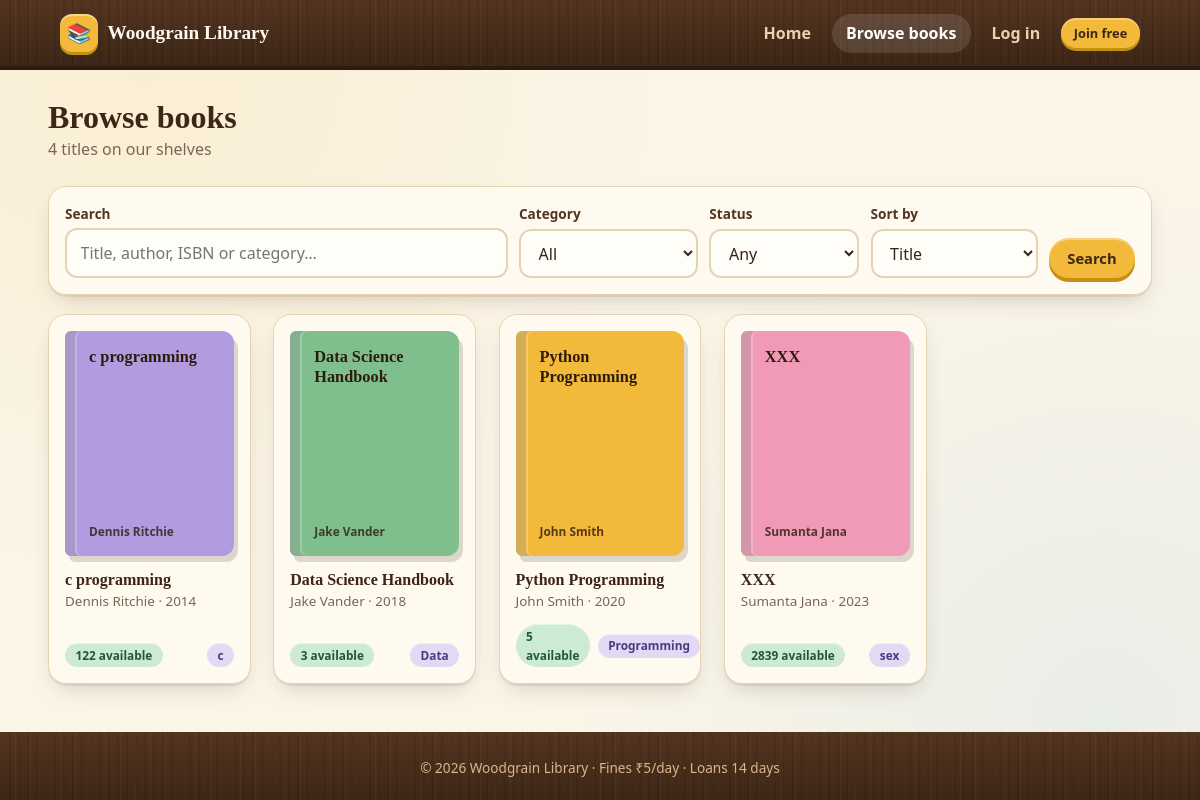
/books, run on the app's committed database.
### tables this page shows
CREATE TABLE books (
                book_id          INTEGER PRIMARY KEY AUTOINCREMENT,
                title            TEXT NOT NULL,
                author           TEXT NOT NULL,
                isbn             TEXT UNIQUE,
                category         TEXT,
                publisher        TEXT,
                publication_year INTEGER,
                total_copies     INTEGER NOT NULL,
                available_copies INTEGER NOT NULL
            , cover_image TEXT, description TEXT);

### app.py (the view)
@app.route("/books")
def catalog():
    result = webdata.list_books(
        search=request.args.get("q", "").strip(),
        category=request.args.get("category", "").strip(),
        availability=request.args.get("availability", ""),
        sort=request.args.get("sort", "title"),
        page=page_number(), per_page=12)
    return render_template("catalog.html", result=result,
                           categories=webdata.list_categories(),
                           args=request.args)

### app.py (called while the page is built)
def csrf_token():
    if "_csrf" not in session:
        session["_csrf"] = secrets.token_hex(16)
    return session["_csrf"]

@app.before_request
def check_csrf():
    if request.method in ("POST", "PUT", "PATCH", "DELETE") \
            and not request.path.startswith("/api/"):
        sent = request.form.get("csrf_token") or request.headers.get("X-CSRFToken", "")
        expected = session.get("_csrf", "")
        if not expected or not hmac.compare_digest(sent, expected):
            abort(400, description="csrf")

@app.before_request
def load_logged_in_user():
    g.user = None
    user_id = session.get("user_id")
    if user_id is not None:
        g.user = authentication.get_user_by_id(user_id)
        if g.user is None:
            session.clear()

@app.context_processor
def inject_globals():
    return {
        "current_user": g.get("user"),
        "LOAN_DAYS": webdata.LOAN_DAYS,
        "FINE_PER_DAY": webdata.FINE_PER_DAY,
        "MAX_RENEWALS": webdata.MAX_RENEWALS,
        "RENEW_DAYS": webdata.RENEW_DAYS,
        "today": webdata.today_text(),
    }

@app.after_request
def add_security_headers(response):
    response.headers["X-Content-Type-Options"] = "nosniff"
    response.headers["X-Frame-Options"] = "DENY"
    response.headers["Referrer-Policy"] = "same-origin"
    if not request.path.startswith("/static/"):
        response.headers["Cache-Control"] = "no-store"
    return response

def page_number():
    try:
        return max(1, int(request.args.get("page", 1)))
    except ValueError:
        return 1

### database.py (called while the page is built)
def get_connection(dict_rows=False):
    try:
        connection = sqlite3.connect(DB_PATH, timeout=10)
        connection.execute("PRAGMA foreign_keys = ON;")
        connection.execute("PRAGMA journal_mode = WAL;")
        if dict_rows:
            connection.row_factory = sqlite3.Row
        return connection
    except sqlite3.Error as error:
        print("Database connection error:", error)
        return None

def close_connection(connection):
    if connection is not None:
        connection.close()

### webdata.py (called while the page is built)
def query(sql, params=()):
    connection = get_connection(dict_rows=True)
    if connection is None:
        raise sqlite3.OperationalError("Could not connect to the database.")
    try:
        return [dict(row) for row in connection.execute(sql, params)]
    finally:
        close_connection(connection)

def today_text():
    return date.today().strftime("%Y-%m-%d")

### templates/catalog.html (shortened to what this page needs)
{% extends "shell.html" if current_user and current_user.role == 'Member' else "public.html" %}
{% from "partials/_macros.html" import cover, stock, pager, empty %}
{% block content %}
<div class="page-head"><div><h1>Browse books</h1><p>{{ result.total }} title{{ '' if result.total == 1 else 's' }} on our shelves</p></div></div>
<form class="filters card" method="get" style="padding:1rem">
  <div class="grow"><label for="q">Search</label><input id="q" type="search" name="q" value="{{ args.get('q','') }}" placeholder="Title, author, ISBN or category…"></div>
  <div><label for="category">Category</label><select id="category" name="category"><option value="">All</option></select></div>
  <div><label for="availability">Status</label><select id="availability" name="availability"><option value="">Any</option></select></div>
  <div><label for="sort">Sort by</label><select id="sort" name="sort">{% for k, v in [('title','Title'),('author','Author'),('newest','Newest'),('year','Year'),('popular','Most borrowed')] %}<option value="{{ k }}" {{ 'selected' if args.get('sort','title') == k }}>{{ v }}</option>{% endfor %}</select></div>
  <button class="btn btn-yellow" type="submit">Search</button>
</form>
{% if result["items"] %}
<div class="book-grid">
  {% for b in result["items"] %}
  <a class="book-card" href="{{ url_for('book_detail', book_id=b.book_id) }}">
    {{ cover(b) }}<h3>{{ b.title }}</h3><div class="meta">{{ b.author }}{% if b.publication_year %} · {{ b.publication_year }}{% endif %}</div>
    <div class="foot">{{ stock(b) }}{% if b.category %}<span class="badge purple">{{ b.category }}</span>{% endif %}</div>
  </a>
  {% endfor %}
</div>
{% else %}<div class="card">{{ empty('🔍', 'No books matched your search. Try different words or clear the filters.') }}</div>{% endif %}
{% endblock %}

### templates/partials/_macros.html (shortened to what this page needs)
{% macro cover(book, small=false) %}
<div class="cover k{{ book.book_id % 7 }}{% if small %} sm{% endif %}">
  {% if book.cover_image %}
    <img src="{{ url_for('static', filename=book.cover_image) }}" alt="Cover of {{ book.title }}" loading="lazy">
  {% else %}
    <div class="ct">{{ book.title }}</div>
    <div class="ca">{{ book.author }}</div>
  {% endif %}
</div>
{% endmacro %}
{% macro stock(book) %}
  {% if book.available_copies > 0 %}
    <span class="badge green">{{ book.available_copies }} available</span>
  {% else %}
    <span class="badge red">All out</span>
  {% endif %}
{% endmacro %}

### static/css/app.css (style rules this page uses)
:root { --walnut-900: #2e1b10; --walnut-800: #3d2616; --walnut-700: #53341f; --oak-600: #7a4e2d; --oak-500: #9a6a40; --pine-300: #d8b88a; --pine-200: #e8d3ae; --cream: #fbf5e8; --paper: #fffaf0; --paper-2: #f4e9d2; --line: #e4d4b4; --clay-red: #e4694b; --clay-yellow: #f3b93a; --clay-green: #7fbf8e; --clay-blue: #6bb4e0; --clay-purple: #b39be0; --clay-pink: #f19ab7; --clay-teal: #43b3a6; --ink: #33231a; --ink-soft: #7a6552; --danger: #c4452d; --radius: 18px; --radius-sm: 12px; --shadow: 0 2px 0 rgba(74, 45, 24, .08), 0 10px 24px -10px rgba(74, 45, 24, .28); --font-head: "Georgia", "Cambria", "Times New Roman", serif; --font-body: "Segoe UI", system-ui, -apple-system, "Helvetica Neue", Arial, sans-serif; }
* { box-sizing: border-box; margin: 0; padding: 0; }
html { scroll-behavior: smooth; }
body { font-family: var(--font-body); color: var(--ink); background: radial-gradient(circle at 12% 8%, rgba(243,185,58,.12), transparent 40%), radial-gradient(circle at 92% 90%, rgba(107,180,224,.12), transparent 40%), var(--cream); line-height: 1.55; min-height: 100vh; -webkit-font-smoothing: antialiased; }
a { color: inherit; text-decoration: none; }
h1, h2, h3, h4 { font-family: var(--font-head); color: var(--walnut-800); line-height: 1.2; }
h1 { font-size: 2rem; }
h3 { font-size: 1.1rem; }
.btn { --c: var(--clay-red); --d: #b94c33; display: inline-flex; align-items: center; justify-content: center; gap: .45rem; padding: .62rem 1.15rem; border: 0; border-radius: 999px; background: var(--c); color: #fff; font: 600 .92rem var(--font-body); cursor: pointer; box-shadow: 0 4px 0 var(--d), inset 0 2px 0 rgba(255,255,255,.35); transition: transform .1s, box-shadow .1s, filter .15s; text-shadow: 0 1px 0 rgba(0,0,0,.15); }
.btn-yellow { --c: var(--clay-yellow); --d: #c58f12; color: var(--walnut-800); text-shadow: none; }
label { display: block; font-weight: 600; font-size: .85rem; color: var(--walnut-700); margin-bottom: .3rem; }
input[type=text], input[type=email], input[type=password], input[type=number], input[type=search], input[type=tel], select, textarea, input[type=file] { width: 100%; padding: .65rem .85rem; border-radius: var(--radius-sm); border: 2px solid var(--line); background: #fffdf7; color: var(--ink); font: inherit; transition: border-color .15s, box-shadow .15s; }
.card { background: var(--paper); border: 1px solid var(--line); border-radius: var(--radius); box-shadow: var(--shadow); padding: 1.35rem; }
.badge { display: inline-block; padding: .18rem .65rem; border-radius: 999px; font-size: .74rem; font-weight: 700; background: var(--pine-200); color: var(--walnut-700); box-shadow: inset 0 1px 0 rgba(255,255,255,.5); }
.badge.green { background: #cdebd4; color: #1f5a30; }
.badge.purple { background: #e2d9f5; color: #4a3a82; }
.book-grid { display: grid; grid-template-columns: repeat(auto-fill, minmax(190px, 1fr)); gap: 1.4rem; }
.book-card { display: flex; flex-direction: column; background: var(--paper); border: 1px solid var(--line); border-radius: var(--radius); padding: 1rem; box-shadow: var(--shadow); transition: transform .15s; }
.cover { --c: var(--clay-red); position: relative; width: 100%; aspect-ratio: 3/4; border-radius: 6px 12px 12px 6px; overflow: hidden; background: var(--c); box-shadow: 4px 6px 0 rgba(46,27,16,.16), inset 10px 0 0 rgba(0,0,0,.14), inset 12px 0 0 rgba(255,255,255,.22); display: flex; flex-direction: column; justify-content: space-between; padding: 1rem .9rem 1rem 1.5rem; color: var(--walnut-900); }
.cover .ct { font: 700 1.02rem var(--font-head); line-height: 1.2; }
.cover .ca { font-size: .74rem; font-weight: 600; opacity: .8; }
.cover.k1 { --c: var(--clay-yellow); }
.cover.k2 { --c: var(--clay-green); }
.cover.k4 { --c: var(--clay-purple); }
.cover.k5 { --c: var(--clay-pink); }
.book-card h3 { margin: .85rem 0 .1rem; font-size: 1rem; }
.book-card .meta { color: var(--ink-soft); font-size: .84rem; }
.book-card .foot { margin-top: auto; padding-top: .8rem; display: flex; align-items: center; justify-content: space-between; gap: .5rem; }
.filters { display: flex; gap: .7rem; flex-wrap: wrap; align-items: flex-end; margin-bottom: 1.2rem; }
.filters .grow { flex: 1 1 240px; }
.filters select { width: auto; min-width: 150px; }
.page-head { display: flex; justify-content: space-between; align-items: flex-end; gap: 1rem; flex-wrap: wrap; margin-bottom: 1.5rem; }
.page-head p { color: var(--ink-soft); }

### data on the page
books: title "c programming", author "Dennis Ritchie", publication_year "2014", available_copies "122", category "c"
books: title "Data Science Handbook", author "Jake Vander", publication_year "2018", available_copies "3", category "Data"
books: title "Python Programming", author "John Smith", publication_year "2020", available_copies "5", category "Programming"
books: title "XXX", author "Sumanta Jana", publication_year "2023", available_copies "2839", category "sex"

### other printed values
{{ result.total }} "4"
{{ '' if result.total == 1 else 's' }} "s"
{{ today[:4] }} "2026"
{{ FINE_PER_DAY }} "5"
{{ LOAN_DAYS }} "14"
form field sort "Title"
